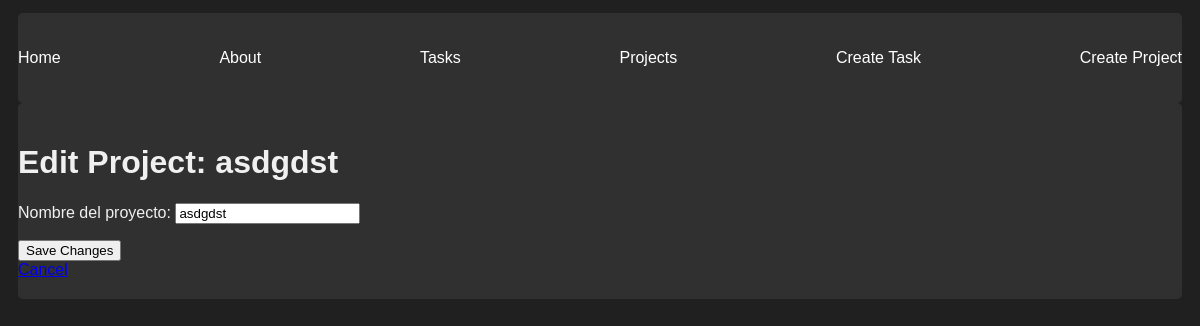
Before: /projects/4/edit/ with the older database file.
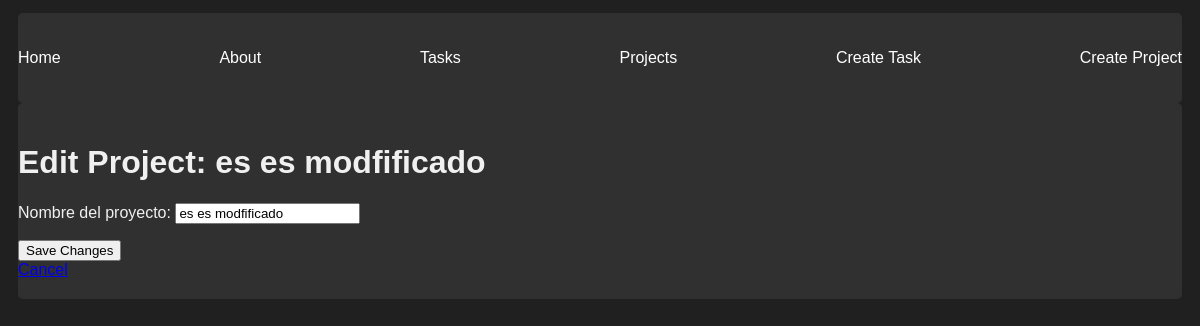
After: the same page with the newer database file.
### myapp/models.py (models this page shows, shortened)
class Project(models.Model):
    name = models.CharField(max_length=200)

### myapp/views.py (the view)
# urls.py: path('projects/<int:project_id>/edit/', views.edit_project, name='edit_project'),
def edit_project(request, project_id):
    project = get_object_or_404(Project, id=project_id)
    if request.method == 'POST':
        form = CreateNewProject(request.POST, instance=project)
        if form.is_valid():
            form.save()
            return redirect('project_detail', id=project.id)
    else:
        form = CreateNewProject(instance=project)
    return render(request, 'projects/edit.html', {'form': form, 'project': project})

### myapp/forms.py
class CreateNewProject(forms.ModelForm):
    class Meta:
        model = Project
        fields = ['name']
        labels = {
            'name': "Nombre del proyecto"
        }

### myapp/templates/projects/edit.html (shortened to what this page needs)
{% extends 'layouts/base.html' %}
{% block content %}
<h1>Edit Project: {{ project.name}}</h1>
<form method="post">
    {{ form.as_p }}
    <button type="submit">Save Changes</button>
</form>
<a href="{% url 'project_detail' project.id %}">Cancel</a>
{% endblock %}

Changed rows visible on the page:
changed Project: name "asdgdst" → "es es modfificado"
